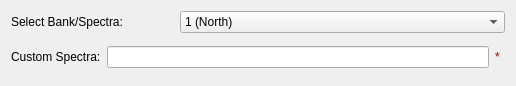
<?xml version="1.0" encoding="UTF-8"?>
<ui version="4.0">
 <class>Form</class>
 <widget class="QWidget" name="Form">
  <property name="geometry">
   <rect>
    <x>0</x>
    <y>0</y>
    <width>516</width>
    <height>86</height>
   </rect>
  </property>
  <property name="windowTitle">
   <string>Form</string>
  </property>
  <layout class="QHBoxLayout" name="horizontalLayout">
   <item>
    <layout class="QGridLayout" name="gridLayout">
     <item row="0" column="0">
      <widget class="QLabel" name="label_bank">
       <property name="text">
        <string>Select Bank/Spectra:</string>
       </property>
      </widget>
     </item>
     <item row="0" column="1" colspan="2">
      <widget class="QComboBox" name="combo_bank">
       <property name="focusPolicy">
        <enum>Qt::StrongFocus</enum>
       </property>
       <item>
        <property name="text">
         <string>1 (North)</string>
        </property>
       </item>
       <item>
        <property name="text">
         <string>2 (South)</string>
        </property>
       </item>
       <item>
        <property name="text">
         <string>Custom Spectra</string>
        </property>
       </item>
      </widget>
     </item>
     <item row="1" column="0" colspan="3">
      <widget class="QWidget" name="widget_custom" native="true">
       <layout class="QHBoxLayout" name="horizontalLayout_2">
        <property name="leftMargin">
         <number>0</number>
        </property>
        <property name="topMargin">
         <number>0</number>
        </property>
        <property name="rightMargin">
         <number>0</number>
        </property>
        <property name="bottomMargin">
         <number>0</number>
        </property>
        <item>
         <widget class="QLabel" name="label_custom">
          <property name="text">
           <string>Custom Spectra:</string>
          </property>
         </widget>
        </item>
        <item>
         <widget class="QLineEdit" name="edit_custom">
          <property name="placeholderText">
           <string/>
          </property>
         </widget>
        </item>
        <item>
         <widget class="QLabel" name="label_customValid">
          <property name="sizePolicy">
           <sizepolicy hsizetype="Fixed" vsizetype="Fixed">
            <horstretch>10</horstretch>
            <verstretch>20</verstretch>
           </sizepolicy>
          </property>
          <property name="minimumSize">
           <size>
            <width>10</width>
            <height>0</height>
           </size>
          </property>
          <property name="palette">
           <palette>
            <active>
             <colorrole role="WindowText">
              <brush brushstyle="SolidPattern">
               <color alpha="255">
                <red>170</red>
                <green>0</green>
                <blue>0</blue>
               </color>
              </brush>
             </colorrole>
            </active>
            <inactive>
             <colorrole role="WindowText">
              <brush brushstyle="SolidPattern">
               <color alpha="255">
                <red>170</red>
                <green>0</green>
                <blue>0</blue>
               </color>
              </brush>
             </colorrole>
            </inactive>
            <disabled>
             <colorrole role="WindowText">
              <brush brushstyle="SolidPattern">
               <color alpha="255">
                <red>118</red>
                <green>116</green>
                <blue>108</blue>
               </color>
              </brush>
             </colorrole>
            </disabled>
           </palette>
          </property>
          <property name="text">
           <string>*</string>
          </property>
         </widget>
        </item>
       </layout>
      </widget>
     </item>
    </layout>
   </item>
  </layout>
 </widget>
 <tabstops>
  <tabstop>combo_bank</tabstop>
  <tabstop>edit_custom</tabstop>
 </tabstops>
 <resources/>
 <connections/>
</ui>
